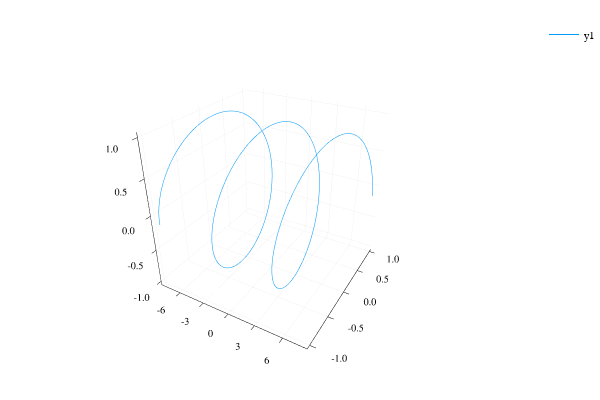

The notebook cell this image was saved under:
### Markdown cell above
Set `xs=-8:0.01:8`; use `map()` to collect the values
of functions `sin(x)` and `cos(x)` into vectors
`ys` and `zs`, respectively.

Now evaluate `plot(xs, ys, zs)` --- what do you see?

### Code cell
xs = -8:0.01:8

ys = map(sin, xs)
zs = map(cos, xs)

plot(xs, ys, zs)

### Figure 1 — Plotly figure (JSON) as saved in the notebook; plotly's stock layout.template omitted (floating-point values rounded to 4 significant figures; data arrays with more than 128 entries replaced by an {"elided": "..."} marker saying what was removed)
{"data": [{"colorbar": {"title": ""}, "hoverinfo": "text", "legendgroup": "y1", "line": {"color": "rgba(0, 154, 250, 1.000)", "dash": "solid", "shape": "linear", "width": 1}, "mode": "lines", "name": "y1", "showlegend": true, "text": {"elided": "1601 null values"}, "type": "scatter3d", "x": {"elided": "1601 float values"}, "xaxis": "x1", "y": {"elided": "1601 float values"}, "yaxis": "y1", "z": {"elided": "1601 float values"}, "zmax": 0.1, "zmin": -0.1}], "layout": {"annotations": [], "height": 400, "legend": {"bgcolor": "rgba(255, 255, 255, 1.000)", "bordercolor": "rgba(0, 0, 0, 1.000)", "font": {"color": "rgba(0, 0, 0, 1.000)", "family": "sans-serif", "size": 11}, "tracegroupgap": 0, "x": 1, "y": 1}, "margin": {"b": 20, "l": 0, "r": 0, "t": 20}, "paper_bgcolor": "rgba(255, 255, 255, 1.000)", "plot_bgcolor": "rgba(255, 255, 255, 1.000)", "scene": {"camera": {"eye": {"x": 1.126, "y": -1.95, "z": 1.3}}, "xaxis": {"anchor": "y1", "domain": [0.06582, 0.9934], "gridcolor": "rgba(0, 0, 0, 0.100)", "gridwidth": 0.5, "linecolor": "rgba(0, 0, 0, 1.000)", "mirror": false, "range": [-8.48, 8.48], "showgrid": true, "showline": true, "showticklabels": true, "tickangle": 0, "tickcolor": "rgb(0, 0, 0)", "tickfont": {"color": "rgba(0, 0, 0, 1.000)", "family": "sans-serif", "size": 11}, "tickmode": "array", "ticks": "inside", "ticktext": ["-6", "-3", "0", "3", "6"], "tickvals": [-6, -3, 0, 3, 6], "title": "", "titlefont": {"color": "rgba(0, 0, 0, 1.000)", "family": "sans-serif", "size": 15}, "type": "-", "visible": true, "zeroline": false, "zerolinecolor": "rgba(0, 0, 0, 1.000)"}, "yaxis": {"anchor": "x1", "domain": [0.03762, 0.9902], "gridcolor": "rgba(0, 0, 0, 0.100)", "gridwidth": 0.5, "linecolor": "rgba(0, 0, 0, 1.000)", "mirror": false, "range": [-1.06, 1.06], "showgrid": true, "showline": true, "showticklabels": true, "tickangle": 0, "tickcolor": "rgb(0, 0, 0)", "tickfont": {"color": "rgba(0, 0, 0, 1.000)", "family": "sans-serif", "size": 11}, "tickmode": "array", "ticks": "inside", "ticktext": ["-1.0", "-0.5", "0.0", "0.5", "1.0"], "tickvals": [-1, -0.5, 0, 0.5, 1], "title": "", "titlefont": {"color": "rgba(0, 0, 0, 1.000)", "family": "sans-serif", "size": 15}, "type": "-", "visible": true, "zeroline": false, "zerolinecolor": "rgba(0, 0, 0, 1.000)"}, "zaxis": {"gridcolor": "rgba(0, 0, 0, 0.100)", "gridwidth": 0.5, "linecolor": "rgba(0, 0, 0, 1.000)", "mirror": false, "range": [-1.06, 1.06], "showgrid": true, "showline": true, "showticklabels": true, "tickangle": 0, "tickcolor": "rgb(0, 0, 0)", "tickfont": {"color": "rgba(0, 0, 0, 1.000)", "family": "sans-serif", "size": 11}, "tickmode": "array", "ticks": "inside", "ticktext": ["-1.0", "-0.5", "0.0", "0.5", "1.0"], "tickvals": [-1, -0.5, 0, 0.5, 1], "title": "", "titlefont": {"color": "rgba(0, 0, 0, 1.000)", "family": "sans-serif", "size": 15}, "type": "-", "visible": true, "zeroline": false, "zerolinecolor": "rgba(0, 0, 0, 1.000)"}}, "showlegend": true, "width": 600}}
